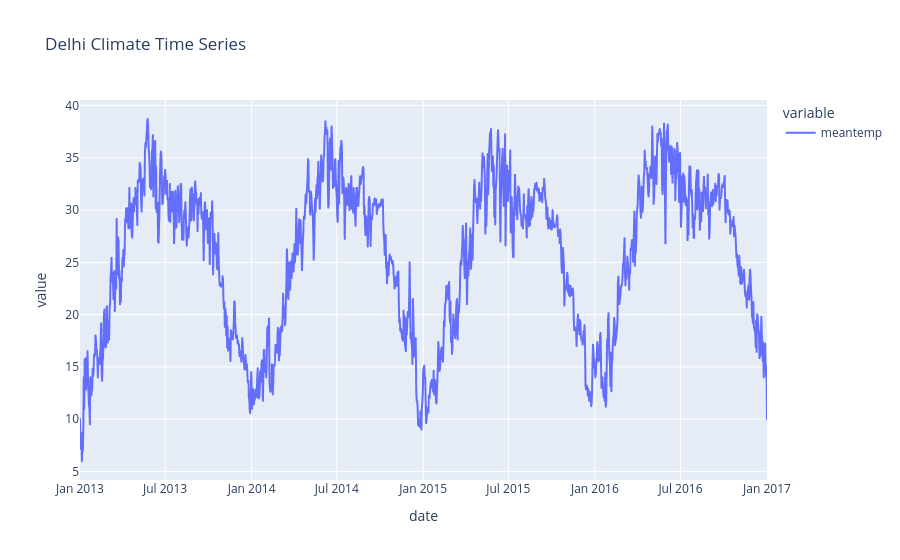

Source (notebook cell):
### Code cell
# make a plot on plotly
import plotly.express as px

fig = px.line(
    train_df.reset_index(),
    x='date',
    y=['meantemp'],
    title='Delhi Climate Time Series'
)
fig.show()

### Figure 1 — Plotly figure (JSON) as saved in the notebook; plotly's stock layout.template omitted (floating-point values rounded to 4 significant figures; data arrays with more than 128 entries replaced by an {"elided": "..."} marker saying what was removed)
{"data": [{"hovertemplate": "variable=meantemp<br>date=%{x}<br>value=%{y}<extra></extra>", "legendgroup": "meantemp", "line": {"color": "#636efa", "dash": "solid"}, "marker": {"symbol": "circle"}, "mode": "lines", "name": "meantemp", "showlegend": true, "type": "scattergl", "x": {"elided": "1462 str values"}, "xaxis": "x", "y": {"elided": "1462 float values"}, "yaxis": "y"}], "layout": {"legend": {"title": {"text": "variable"}, "tracegroupgap": 0}, "title": {"text": "Delhi Climate Time Series"}, "xaxis": {"anchor": "y", "domain": [0, 1], "title": {"text": "date"}}, "yaxis": {"anchor": "x", "domain": [0, 1], "title": {"text": "value"}}}}
